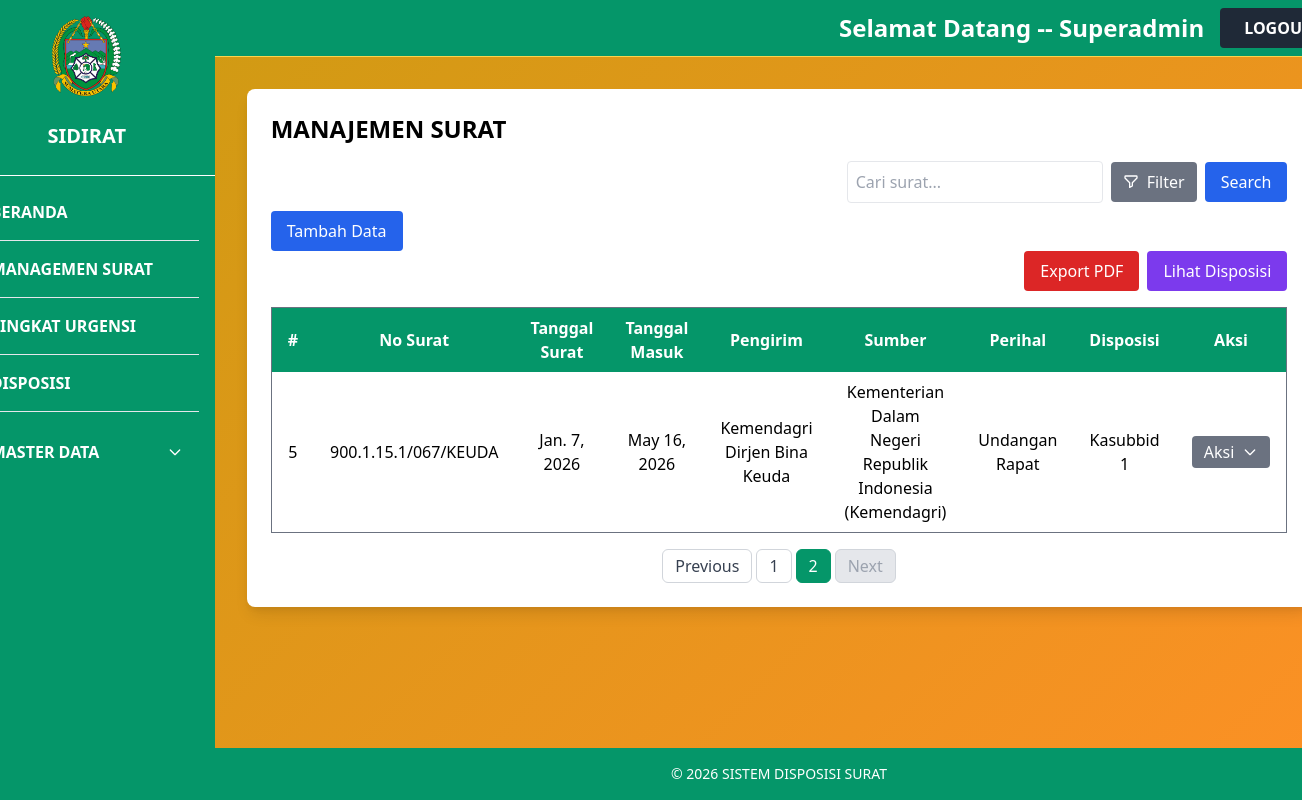
The app's page /surat_list?page=2 (signed in) with its own data.
### core/models.py (models this page shows, shortened)
class Surat(models.Model):
    no_surat = models.CharField(max_length=100, unique=True)
    perihal = models.ForeignKey('Perihal', on_delete=models.CASCADE)
    file = models.FileField(upload_to='surat/', null=True, blank=True)
    tanggal = models.DateField(auto_now_add=True)
    tanggal_surat = models.DateField(null=False, blank=False)
    pengirim = models.ForeignKey('Pengirim', on_delete=models.SET_NULL, null=True, blank=True)
    sumber_surat = models.ForeignKey('Sumbersurat', on_delete=models.SET_NULL, null=True, blank=True)
    keterangan = models.TextField(null=True, blank=True)
    status = models.ForeignKey('Status', on_delete=models.SET_NULL, null=True, blank=True)
    sifat = models.ForeignKey('Sifat', on_delete=models.SET_NULL, null=True, blank=True)

class Pengirim(models.Model):
    nama = models.CharField(max_length=100)
    def __str__(self):
        return self.nama

class Sumbersurat(models.Model):
    nama = models.CharField(max_length=100)
    def __str__(self):
        return self.nama

class Perihal(models.Model):
    hal = models.CharField(max_length=100)
    def __str__(self):
        return self.hal

class Disposisi(models.Model):
    TUJUAN_CHOICES = [
        ("Staf", "Staf"),
        ("Kasubbid 1", "Kasubbid 1"),
        ("Kasubbid 2", "Kasubbid 2"),
        ("Kasubbid 3", "Kasubbid 3 / Jafung"),
        ("Kabid", "Kabid"),
        ("Arsip", "Arsip"),
    ]
    surat = models.OneToOneField(Surat, on_delete=models.CASCADE, related_name="disposisi")
    catatan = models.TextField(default="", blank=True)
    tujuan = models.CharField(max_length=100, choices=TUJUAN_CHOICES, blank=True, null=True)
    tanggal = models.DateTimeField(auto_now_add=True)

### core/views.py (the view, shortened to what this page needs)
# urls.py: path('surat_list', views.surat_list, name='surat_list'),
@login_required
def surat_list(request):
    query = request.GET.get('q')
    status_filter = request.GET.get('status')
    perihal_filter = request.GET.get('perihal')
    sifat_filter = request.GET.get('sifat')
    pengirim_filter = request.GET.get('pengirim')
    sumber_surat_filter = request.GET.get('sumber_surat')
    disposisi_filter = request.GET.get('disposisi')
    surat_qs = Surat.objects.all().order_by('-id')
    if status_filter:
        surat_qs = surat_qs.filter(status__id=status_filter)
    if perihal_filter:
        surat_qs = surat_qs.filter(perihal__id=perihal_filter)
    if sifat_filter:
        surat_qs = surat_qs.filter(sifat__id=sifat_filter)
    if pengirim_filter:
        surat_qs = surat_qs.filter(pengirim__id=pengirim_filter)
    if sumber_surat_filter:
        surat_qs = surat_qs.filter(sumber_surat__id=sumber_surat_filter)
    if disposisi_filter:
        surat_qs = surat_qs.filter(disposisi__tujuan__icontains=disposisi_filter)
    paginator = Paginator(surat_qs, 4)
    page_number = request.GET.get('page')
    page_obj = paginator.get_page(page_number)
    status_list = Status.objects.all()
    perihal_list = Perihal.objects.all()
    sifat_list = Sifat.objects.all()
    pengirim_list = Pengirim.objects.all()
    sumbersurat_list = Sumbersurat.objects.all()
    disposisi_list = Disposisi.objects.values_list('tujuan', flat=True).distinct()
    return render(request, 'surat/surat_list.html', {
        'page_obj': page_obj,
        'status_list': status_list,
        'perihal_list': perihal_list,
        'sifat_list': sifat_list,
        'pengirim_list': pengirim_list,
        'sumbersurat_list': sumbersurat_list,
        'disposisi_list': disposisi_list,
        'query': query,
        'status_filter': status_filter,
        'perihal_filter': perihal_filter,
        'sifat_filter': sifat_filter,
        'pengirim_filter': pengirim_filter,
        'sumber_surat_filter': sumber_surat_filter,
        'disposisi_filter': disposisi_filter,
    })

### core/templatetags/group_filters.py (called while the page is built)
@register.filter
def in_groups(user, group_names):
    names = [name.strip() for name in group_names.split(",")]
    return user.groups.filter(name__in=names).exists()

### spk_surat/context_processors.py (called while the page is built)
def disposisi_notification(request):
    pending_disposisi_count = 0
    is_kabid = False
    if request.user.is_authenticated:
        is_kabid = request.user.groups.filter(name='Kabid').exists()
        surat_dengan_ranking = Hasil.objects.values_list('surat_id', flat=True)
        pending_disposisi_count = Surat.objects.filter(
            id__in=surat_dengan_ranking
        ).filter(
            Q(disposisi__isnull=True) |
            Q(disposisi__tujuan__isnull=True) |
            Q(disposisi__tujuan='')
        ).distinct().count()
    return {
        'pending_disposisi_count': pending_disposisi_count,
        'is_user_kabid': is_kabid,
    }

### templates/surat/surat_list.html (shortened to what this page needs)
{% extends 'base.html' %}
{% load group_filters %}
{% load static %}
{% block content %}
<div class="bg-white shadow-lg rounded-lg p-6">
  <div class="flex justify-between space-x-2 mb-4">
    <h2 class="text-2xl font-bold text-black-700">MANAJEMEN SURAT</h2>
  </div>
<div class="mb-2 flex space-x-4 justify-end" x-data="{ openFilter: false, selectedFilter: '' }">
  <form method="get" class="flex space-x-2 items-center">
    <input type="text" name="q" value="{{ query|default:'' }}"
           placeholder="Cari surat..."
           class="border rounded p-2 w-64">
    <div class="relative">
      <button type="button" @click="openFilter = !openFilter"
              class="bg-gray-500 text-white px-3 py-2 rounded inline-flex items-center">
        <svg class="w-4 h-4 mr-2" fill="none" stroke="currentColor" viewBox="0 0 24 24">
          <path stroke-linecap="round" stroke-linejoin="round" stroke-width="2"
                d="M3 4a1 1 0 011-1h16a1 1 0 011 1v2l-7 7v5l-4 2v-7L3 6V4z"/>
        </svg>
        Filter
      </button>
    </div>
    <button type="submit" class="bg-blue-600 text-white px-4 py-2 rounded hover:bg-blue-700">
      Search
    </button>
  </form>
</div>
    {% if user|in_groups:"Superadmin,Admin" %}
    <div class="flex justify-between space-x-2">
        <a href="{% url 'surat_tambah' %}" class="bg-blue-600 hover:bg-blue-700 text-white px-4 py-2 rounded">Tambah Data</a>
    </div>
    {% endif %}
    <div class="flex justify-end space-x-2 mb-4">
        <a href="{% url 'export_pdf' %}" class="bg-red-600 hover:bg-red-400 text-white px-4 py-2 rounded">Export PDF</a>
        <a href="{% url 'disposisi_index' %}" class="bg-purple-600 hover:bg-purple-400 text-white px-4 py-2 rounded">Lihat Disposisi</a>
      </div>
    <table class="w-full border border-gray-500 border-collapse">
        <thead>
        <tr class="bg-green-600 text-white">
            <th class="py-2 px-4 text-center">#</th>
            <th class="py-2 px-4 text-center">No Surat</th>
            <th class="py-2 px-4 text-center">Tanggal Surat</th>
            <th class="py-2 px-4 text-center">Tanggal Masuk</th>
            <th class="py-2 px-4 text-center">Pengirim</th>
            <th class="py-2 px-4 text-center">Sumber</th>
            <th class="py-2 px-4 text-center">Perihal</th>
            <th class="py-2 px-4 text-center">Disposisi</th>
            {% if user|in_groups:"Superadmin,Admin" %}
            <th class="py-2 px-4 text-center">Aksi</th>
            {% endif %}
        </tr>
        </thead>
        <tbody>
            {% for s in page_obj %}
            <tr>
                <td class="text-center py-2 px-4">{{ forloop.counter0|add:page_obj.start_index }}</td>
                <td class="text-center py-2 px-4">{{ s.no_surat }}</td>
                <td class="text-center py-2 px-4">{{ s.tanggal_surat }}</td>
                <td class="text-center py-2 px-4">{{ s.tanggal }}</td>
                <td class="text-center py-2 px-4">{{ s.pengirim }}</td>
                <td class="text-center py-2 px-4">{{ s.sumber_surat }}</td>
                <td class="text-center py-2 px-4">{{ s.perihal }}</td>
                <td class="text-center py-2 px-4">{{ s.disposisi.tujuan }}</td>
                {% if user|in_groups:"Superadmin,Admin" %}
                <td class="text-center py-4 px-4">
  <div x-data="{ open: false }" class="relative inline-block text-left">
    <button @click="open = !open"
            class="bg-gray-500 hover:bg-gray-600 text-white py-1 px-3 rounded inline-flex items-center">
      Aksi
      <svg class="w-4 h-4 ml-2" fill="none" stroke="currentColor" viewBox="0 0 24 24">
        <path stroke-linecap="round" stroke-linejoin="round" stroke-width="2"
              d="M19 9l-7 7-7-7"/>
      </svg>
    </button>
  </div>
</td>
{% endif %}
            </tr>
            {% endfor %}
        </tbody>
    </table>
<div class="flex justify-center mt-4">
  <nav class="inline-flex space-x-1">
    {% if page_obj.has_previous %}
      <a href="?page={{ page_obj.previous_page_number }}"
         class="px-3 py-1 rounded-md border border-gray-300 bg-white text-gray-700 hover:bg-gray-100">
        Previous
      </a>
    {% else %}
      <span class="px-3 py-1 rounded-md border border-gray-300 bg-gray-200 text-gray-400 cursor-not-allowed">
        Previous
      </span>
    {% endif %}
    {% for num in page_obj.paginator.page_range %}
      {% if page_obj.number == num %}
        <span class="px-3 py-1 rounded-md border border-green-600 bg-green-600 text-white">
          {{ num }}
        </span>
      {% else %}
        <a href="?page={{ num }}"
           class="px-3 py-1 rounded-md border border-gray-300 bg-white text-gray-700 hover:bg-gray-100">
          {{ num }}
        </a>
      {% endif %}
    {% endfor %}
    {% if page_obj.has_next %}
      <a href="?page={{ page_obj.next_page_number }}"
         class="px-3 py-1 rounded-md border border-gray-300 bg-white text-gray-700 hover:bg-gray-100">
        Next
      </a>
    {% else %}
      <span class="px-3 py-1 rounded-md border border-gray-300 bg-gray-200 text-gray-400 cursor-not-allowed">
        Next
      </span>
    {% endif %}
  </nav>
</div>
</div>
{% endblock %}

### templates/base.html (shortened to what this page needs)
{% load group_filters %}
{% load static %}
{% load disposisi_filters %}
<!DOCTYPE html>
<html lang="id">
<head>
  <link href="https://cdn.jsdelivr.net/npm/tailwindcss@2.2.19/dist/tailwind.min.css" rel="stylesheet">
  <link rel="stylesheet" href="{% static 'css/style.css' %}">
  <link href="https://cdn.jsdelivr.net/npm/select2@4.1.0-rc.0/dist/css/select2.min.css" rel="stylesheet">
</head>
<body class="bg-yellow-50 font-sans">
  <div class="flex min-h-screen">
    <aside class="w-64 bg-green-600 text-white flex flex-col justify-between">
      <div class="h-25 flex items-center justify-center text-xl pt-4">
          <img src="{% static 'img/pemprovsu.png' %}" alt="Logo" class="h-20 w-auto object-contain">
      </div>
      <div class="h-20 flex items-center justify-center text-center px-2 text-xl font-bold border-b border-white">SIDIRAT</div>
      <nav class="flex-1 p-4 space-y-2">
          <a href="{% url 'beranda' %}" class="block py-2 px-4 hover:bg-white rounded hover:text-yellow-700 font-semibold">BERANDA</a>
          <hr>
          <a href="{% url 'surat_list' %}" class="block py-2 px-4 hover:bg-white rounded hover:text-yellow-700 font-semibold">MANAGEMEN SURAT</a>
          <hr>
          <a href="{% url 'hasil' %}" class="block py-2 px-4 hover:bg-white rounded hover:text-yellow-700 font-semibold">
          TINGKAT URGENSI
          </a>
          <hr>
          <a href="{% url 'disposisi_index' %}" class="block py-2 px-4 hover:bg-white rounded hover:text-yellow-700 font-semibold">DISPOSISI</a>
          {% if user.is_superuser %}
          <hr>
          <div x-data="{ open: false }" class="px-2 py-2">
            <button @click="open = !open" class="w-full flex justify-between items-center py-3 px-2 rounded">
              <span class="font-semibold">MASTER DATA</span>
              <svg :class="{'rotate-180': open}" class="w-4 h-4 transform transition-transform" fill="none" stroke="currentColor" viewBox="0 0 24 24">
                <path stroke-linecap="round" stroke-linejoin="round" stroke-width="2" d="M19 9l-7 7-7-7"/>
              </svg>
            </button>
          </div>
          {% endif %}
        </nav>
    </aside>
    <div class="flex flex-col flex-1">
      <nav class="w-full bg-green-600 p-2 flex justify-between items-center border-b border-yellow-300">
  <div class="flex items-center space-x-4">
    <span class="text-white font-semibold text-2xl">
      Selamat Datang -- {{ user.username }}
    </span>
    <form action="{% url 'logout' %}" method="post">
      <button type="submit" class="bg-gray-800 hover:bg-gray-700 text-white font-bold py-2 px-6 rounded">
        LOGOUT
      </button>
    </form>
  </div>
</nav>
      <main class="flex-1 p-8">
      {% block content %}{% endblock %}
      </main>
    <footer class="bg-green-600 text-white py-4">
    <div class="container mx-auto flex flex-col md:flex-row justify-center items-center px-6">
      <p class="text-sm">&copy; 2026 SISTEM DISPOSISI SURAT</p>
    </div>
    </footer>
    </div>
  </div>
</body>
</html>

### media/static/style.css (style rules this page uses)
body { margin: 0; height: 100vh; display: flex; align-items: center; justify-content: center; background: linear-gradient(135deg, #cb9c11 0%, #fc9025 100%); font-family: Arial, sans-serif; }

### records on screen
Surat: no_surat "900.1.15.1/067/KEUDA", tanggal_surat "Jan. 7, 2026", tanggal "May 16, 2026", pengirim "Kemendagri Dirjen Bina Keuda", sumber_surat "Kementerian Dalam Negeri Republik Indonesia (Kemendagri)", perihal "Undangan Rapat", disposisi.tujuan "Kasubbid 1"

### other values on screen
{{ user.username }} "Superadmin"
{{ num }} "1"
{{ num }} "2"
